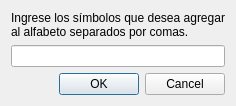
<?xml version="1.0" encoding="UTF-8"?>
<ui version="4.0">
 <class>dialogAlphabet</class>
 <widget class="QDialog" name="dialogAlphabet">
  <property name="geometry">
   <rect>
    <x>0</x>
    <y>0</y>
    <width>226</width>
    <height>104</height>
   </rect>
  </property>
  <property name="windowTitle">
   <string>Dialog</string>
  </property>
  <layout class="QVBoxLayout" name="verticalLayout">
   <item>
    <widget class="QLabel" name="label">
     <property name="text">
      <string>Ingrese los símbolos que desea agregar 
al alfabeto separados por comas.</string>
     </property>
    </widget>
   </item>
   <item>
    <widget class="QLineEdit" name="le_symbolsAlphabet"/>
   </item>
   <item>
    <widget class="QDialogButtonBox" name="buttonBox">
     <property name="orientation">
      <enum>Qt::Horizontal</enum>
     </property>
     <property name="standardButtons">
      <set>QDialogButtonBox::Cancel|QDialogButtonBox::Ok</set>
     </property>
    </widget>
   </item>
  </layout>
 </widget>
 <resources/>
 <connections>
  <connection>
   <sender>buttonBox</sender>
   <signal>accepted()</signal>
   <receiver>dialogAlphabet</receiver>
   <slot>accept()</slot>
   <hints>
    <hint type="sourcelabel">
     <x>216</x>
     <y>86</y>
    </hint>
    <hint type="destinationlabel">
     <x>157</x>
     <y>103</y>
    </hint>
   </hints>
  </connection>
  <connection>
   <sender>buttonBox</sender>
   <signal>rejected()</signal>
   <receiver>dialogAlphabet</receiver>
   <slot>reject()</slot>
   <hints>
    <hint type="sourcelabel">
     <x>216</x>
     <y>92</y>
    </hint>
    <hint type="destinationlabel">
     <x>225</x>
     <y>103</y>
    </hint>
   </hints>
  </connection>
 </connections>
</ui>
